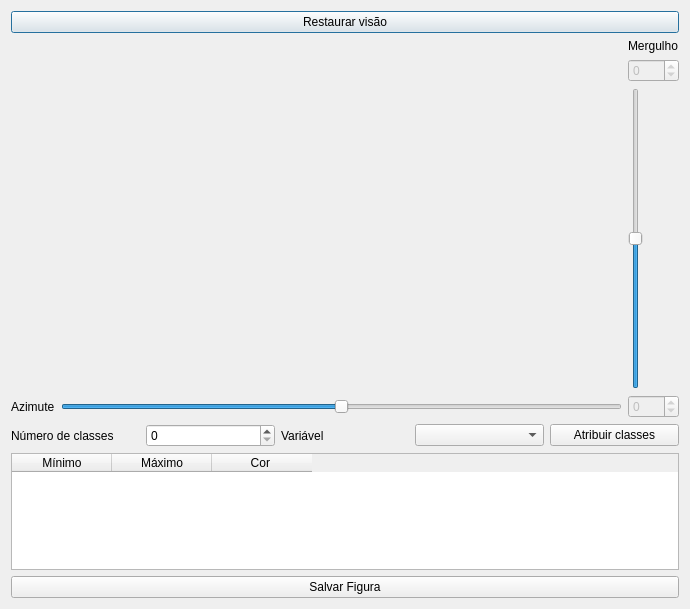
<?xml version="1.0" encoding="UTF-8"?>
<ui version="4.0">
 <class>vizualizacao</class>
 <widget class="QDialog" name="vizualizacao">
  <property name="geometry">
   <rect>
    <x>0</x>
    <y>0</y>
    <width>690</width>
    <height>609</height>
   </rect>
  </property>
  <property name="windowTitle">
   <string>Vizualizar Dados</string>
  </property>
  <property name="windowIcon">
   <iconset resource="imagens.qrc">
    <normaloff>:/imagens/SimpleVar.png</normaloff>:/imagens/SimpleVar.png</iconset>
  </property>
  <layout class="QVBoxLayout" name="verticalLayout_3">
   <item>
    <widget class="QPushButton" name="pushButton_3">
     <property name="text">
      <string>Restaurar visão</string>
     </property>
    </widget>
   </item>
   <item>
    <layout class="QHBoxLayout" name="horizontalLayout_2">
     <item>
      <widget class="QCustomPlot" name="customPlot" native="true">
       <property name="minimumSize">
        <size>
         <width>600</width>
         <height>350</height>
        </size>
       </property>
      </widget>
     </item>
     <item>
      <layout class="QVBoxLayout" name="verticalLayout_2">
       <item>
        <layout class="QVBoxLayout" name="verticalLayout">
         <item>
          <widget class="QLabel" name="label_2">
           <property name="text">
            <string>Mergulho</string>
           </property>
          </widget>
         </item>
         <item>
          <widget class="QSpinBox" name="Mergulho">
           <property name="enabled">
            <bool>false</bool>
           </property>
           <property name="minimum">
            <number>-180</number>
           </property>
           <property name="maximum">
            <number>180</number>
           </property>
          </widget>
         </item>
        </layout>
       </item>
       <item>
        <widget class="QSlider" name="verticalSlider">
         <property name="minimum">
          <number>-180</number>
         </property>
         <property name="maximum">
          <number>180</number>
         </property>
         <property name="orientation">
          <enum>Qt::Vertical</enum>
         </property>
        </widget>
       </item>
      </layout>
     </item>
    </layout>
   </item>
   <item>
    <layout class="QHBoxLayout" name="horizontalLayout">
     <item>
      <widget class="QLabel" name="label">
       <property name="text">
        <string>Azimute</string>
       </property>
      </widget>
     </item>
     <item>
      <widget class="QSlider" name="horizontalSlider">
       <property name="minimumSize">
        <size>
         <width>500</width>
         <height>0</height>
        </size>
       </property>
       <property name="minimum">
        <number>-360</number>
       </property>
       <property name="maximum">
        <number>360</number>
       </property>
       <property name="orientation">
        <enum>Qt::Horizontal</enum>
       </property>
      </widget>
     </item>
     <item>
      <widget class="QSpinBox" name="Azimute">
       <property name="enabled">
        <bool>false</bool>
       </property>
       <property name="minimum">
        <number>-360</number>
       </property>
       <property name="maximum">
        <number>360</number>
       </property>
      </widget>
     </item>
    </layout>
   </item>
   <item>
    <layout class="QHBoxLayout" name="horizontalLayout_3">
     <item>
      <widget class="QLabel" name="label_4">
       <property name="text">
        <string>Número de classes</string>
       </property>
      </widget>
     </item>
     <item>
      <widget class="QSpinBox" name="nclasses"/>
     </item>
     <item>
      <widget class="QLabel" name="label_5">
       <property name="text">
        <string>Variável</string>
       </property>
      </widget>
     </item>
     <item>
      <widget class="QComboBox" name="cabeca"/>
     </item>
     <item>
      <widget class="QPushButton" name="pushButton">
       <property name="text">
        <string>Atribuir classes</string>
       </property>
      </widget>
     </item>
    </layout>
   </item>
   <item>
    <widget class="QTableWidget" name="tabela">
     <column>
      <property name="text">
       <string>Mínimo</string>
      </property>
     </column>
     <column>
      <property name="text">
       <string>Máximo</string>
      </property>
     </column>
     <column>
      <property name="text">
       <string>Cor </string>
      </property>
     </column>
    </widget>
   </item>
   <item>
    <widget class="QPushButton" name="pushButton_2">
     <property name="text">
      <string>Salvar Figura</string>
     </property>
    </widget>
   </item>
  </layout>
 </widget>
 <customwidgets>
  <customwidget>
   <class>QCustomPlot</class>
   <extends>QWidget</extends>
   <header location="global">qcustomplot.h</header>
   <container>1</container>
  </customwidget>
 </customwidgets>
 <resources>
  <include location="imagens.qrc"/>
 </resources>
 <connections>
  <connection>
   <sender>verticalSlider</sender>
   <signal>sliderMoved(int)</signal>
   <receiver>Mergulho</receiver>
   <slot>setValue(int)</slot>
   <hints>
    <hint type="sourcelabel">
     <x>622</x>
     <y>77</y>
    </hint>
    <hint type="destinationlabel">
     <x>638</x>
     <y>48</y>
    </hint>
   </hints>
  </connection>
  <connection>
   <sender>horizontalSlider</sender>
   <signal>sliderMoved(int)</signal>
   <receiver>Azimute</receiver>
   <slot>setValue(int)</slot>
   <hints>
    <hint type="sourcelabel">
     <x>303</x>
     <y>381</y>
    </hint>
    <hint type="destinationlabel">
     <x>656</x>
     <y>380</y>
    </hint>
   </hints>
  </connection>
 </connections>
</ui>
